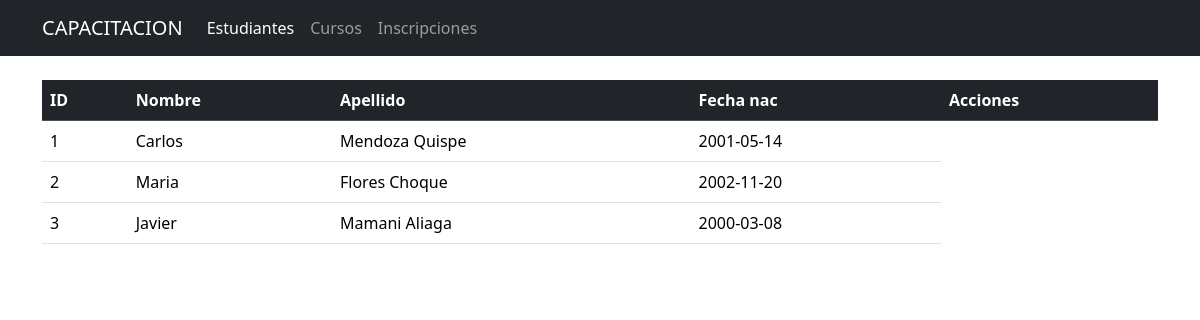
Page /estudiantes on the committed database.
### tables this page shows
CREATE TABLE estudiantes (
            id INTEGER PRIMARY KEY AUTOINCREMENT,
            nombre TEXT NOT NULL,
            apellidos TEXT NOT NULL,
            fecha_nacimiento TEXT
        );

### app.py (the view)
@app.route('/estudiantes')
def estudiantes():
    conn = get_db_connection()
    estudiantes = conn.execute('SELECT * FROM estudiantes').fetchall()
    conn.close()
    return render_template('estudiantes.html', estudiantes=estudiantes)

### app.py (called while the page is built)
def get_db_connection():
    conn = sqlite3.connect('bd_instituto.db')
    conn.row_factory = sqlite3.Row
    conn.execute("PRAGMA foreign_keys = ON;")
    return conn

### templates/estudiantes.html
{% extends 'base.html' %}
{% block content %}
<table class="table table-stiped table-hover">
  <thead class="table-dark">
    <tr>
        <th>ID</th>
        <th>Nombre</th>
        <th>Apellido</th>
        <th>Fecha nac</th>
        <th>Acciones</th>
    </tr>
  </thead>
  <tbody>
    {% for estudiante in estudiantes %}
    <tr>
        <td>{{ estudiante.id }}</td>
        <td>{{ estudiante.nombre}}</td>
        <td>{{ estudiante.apellidos}}</td>
        <td>{{ estudiante.fecha_nacimiento}}</td>
    {% endfor %}
    </tr>
  </tbody>
</table>
</div>
{% endblock %}

### rows in the picture
estudiantes: id "1", nombre "Carlos", apellidos "Mendoza Quispe", fecha_nacimiento "2001-05-14"
estudiantes: id "2", nombre "Maria", apellidos "Flores Choque", fecha_nacimiento "2002-11-20"
estudiantes: id "3", nombre "Javier", apellidos "Mamani Aliaga", fecha_nacimiento "2000-03-08"
